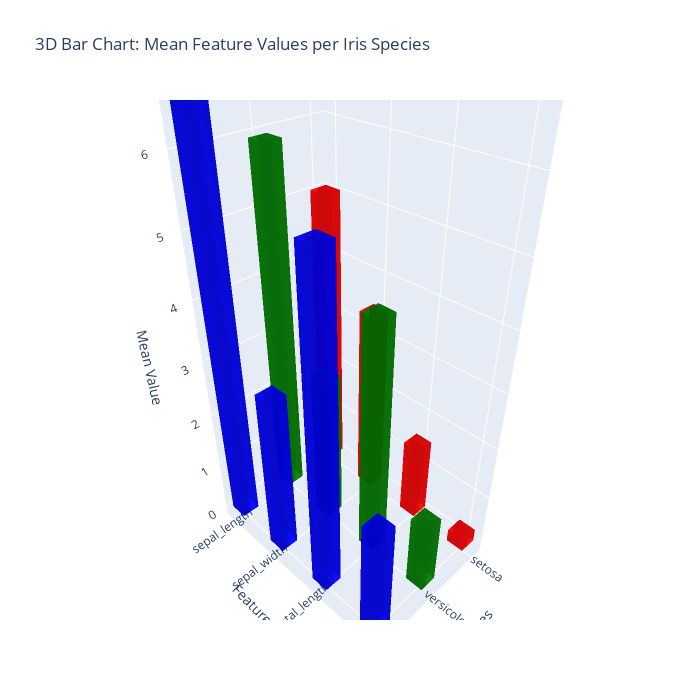

Notebook cell for this chart:
### Code cell
import numpy as np
import pandas as pd
import plotly.graph_objects as go
import seaborn as sns

# Load the Iris dataset and compute mean values per species for each feature
# iris = sns.load_dataset("iris")
features = ['sepal_length', 'sepal_width', 'petal_length', 'petal_width']
species = iris['species'].unique()
group_means = iris.groupby('species')[features].mean()

# Define colors for each species
colors = {'setosa': 'red', 'versicolor': 'green', 'virginica': 'blue'}

# Set bar dimensions in x and y directions
dx, dy = 0.3, 0.3

traces = []
for i, sp in enumerate(species):
    for j, feat in enumerate(features):
        height = group_means.loc[sp, feat]
        # Define base coordinates for the bar (centered at (i, j))
        x0, x1 = i - dx/2, i + dx/2
        y0, y1 = j - dy/2, j + dy/2
        # Define the 8 vertices of the bar
        vertices = np.array([
            [x0, y0, 0], [x1, y0, 0], [x1, y1, 0], [x0, y1, 0],
            [x0, y0, height], [x1, y0, height], [x1, y1, height], [x0, y1, height]
        ])
        # Define faces by splitting each rectangular face into two triangles
        faces = [[0, 1, 2], [0, 2, 3],  # bottom
                 [4, 5, 6], [4, 6, 7],  # top
                 [0, 1, 5], [0, 5, 4],  # front
                 [1, 2, 6], [1, 6, 5],  # right
                 [2, 3, 7], [2, 7, 6],  # back
                 [3, 0, 4], [3, 4, 7]]  # left
        i_faces, j_faces, k_faces = zip(*faces)
        # Create a Mesh3d trace for the bar
        traces.append(go.Mesh3d(
            x=vertices[:, 0],
            y=vertices[:, 1],
            z=vertices[:, 2],
            i=i_faces, j=j_faces, k=k_faces,
            color=colors[sp],
            opacity=0.8,
            name=f"{sp} - {feat}"
        ))

# Build and update the figure layout
fig = go.Figure(data=traces)
fig.update_layout(
    title="3D Bar Chart: Mean Feature Values per Iris Species",
    scene=dict(
        xaxis=dict(title="Species", tickvals=list(range(len(species))), ticktext=list(species)),
        yaxis=dict(title="Features", tickvals=list(range(len(features))), ticktext=features),
        zaxis=dict(title="Mean Value")
    ),
    width=700,
    height=700
)

fig.show()

### Figure 1 — Plotly figure (JSON) as saved in the notebook; plotly's stock layout.template omitted (floating-point values rounded to 4 significant figures)
{"data": [{"color": "red", "i": [0, 0, 4, 4, 0, 0, 1, 1, 2, 2, 3, 3], "j": [1, 2, 5, 6, 1, 5, 2, 6, 3, 7, 0, 4], "k": [2, 3, 6, 7, 5, 4, 6, 5, 7, 6, 4, 7], "name": "setosa - sepal_length", "opacity": 0.8, "type": "mesh3d", "x": [-0.15, 0.15, 0.15, -0.15, -0.15, 0.15, 0.15, -0.15], "y": [-0.15, -0.15, 0.15, 0.15, -0.15, -0.15, 0.15, 0.15], "z": [0, 0, 0, 0, 5.006, 5.006, 5.006, 5.006]}, {"color": "red", "i": [0, 0, 4, 4, 0, 0, 1, 1, 2, 2, 3, 3], "j": [1, 2, 5, 6, 1, 5, 2, 6, 3, 7, 0, 4], "k": [2, 3, 6, 7, 5, 4, 6, 5, 7, 6, 4, 7], "name": "setosa - sepal_width", "opacity": 0.8, "type": "mesh3d", "x": [-0.15, 0.15, 0.15, -0.15, -0.15, 0.15, 0.15, -0.15], "y": [0.85, 0.85, 1.15, 1.15, 0.85, 0.85, 1.15, 1.15], "z": [0, 0, 0, 0, 3.428, 3.428, 3.428, 3.428]}, {"color": "red", "i": [0, 0, 4, 4, 0, 0, 1, 1, 2, 2, 3, 3], "j": [1, 2, 5, 6, 1, 5, 2, 6, 3, 7, 0, 4], "k": [2, 3, 6, 7, 5, 4, 6, 5, 7, 6, 4, 7], "name": "setosa - petal_length", "opacity": 0.8, "type": "mesh3d", "x": [-0.15, 0.15, 0.15, -0.15, -0.15, 0.15, 0.15, -0.15], "y": [1.85, 1.85, 2.15, 2.15, 1.85, 1.85, 2.15, 2.15], "z": [0, 0, 0, 0, 1.462, 1.462, 1.462, 1.462]}, {"color": "red", "i": [0, 0, 4, 4, 0, 0, 1, 1, 2, 2, 3, 3], "j": [1, 2, 5, 6, 1, 5, 2, 6, 3, 7, 0, 4], "k": [2, 3, 6, 7, 5, 4, 6, 5, 7, 6, 4, 7], "name": "setosa - petal_width", "opacity": 0.8, "type": "mesh3d", "x": [-0.15, 0.15, 0.15, -0.15, -0.15, 0.15, 0.15, -0.15], "y": [2.85, 2.85, 3.15, 3.15, 2.85, 2.85, 3.15, 3.15], "z": [0, 0, 0, 0, 0.246, 0.246, 0.246, 0.246]}, {"color": "green", "i": [0, 0, 4, 4, 0, 0, 1, 1, 2, 2, 3, 3], "j": [1, 2, 5, 6, 1, 5, 2, 6, 3, 7, 0, 4], "k": [2, 3, 6, 7, 5, 4, 6, 5, 7, 6, 4, 7], "name": "versicolor - sepal_length", "opacity": 0.8, "type": "mesh3d", "x": [0.85, 1.15, 1.15, 0.85, 0.85, 1.15, 1.15, 0.85], "y": [-0.15, -0.15, 0.15, 0.15, -0.15, -0.15, 0.15, 0.15], "z": [0, 0, 0, 0, 5.936, 5.936, 5.936, 5.936]}, {"color": "green", "i": [0, 0, 4, 4, 0, 0, 1, 1, 2, 2, 3, 3], "j": [1, 2, 5, 6, 1, 5, 2, 6, 3, 7, 0, 4], "k": [2, 3, 6, 7, 5, 4, 6, 5, 7, 6, 4, 7], "name": "versicolor - sepal_width", "opacity": 0.8, "type": "mesh3d", "x": [0.85, 1.15, 1.15, 0.85, 0.85, 1.15, 1.15, 0.85], "y": [0.85, 0.85, 1.15, 1.15, 0.85, 0.85, 1.15, 1.15], "z": [0, 0, 0, 0, 2.77, 2.77, 2.77, 2.77]}, {"color": "green", "i": [0, 0, 4, 4, 0, 0, 1, 1, 2, 2, 3, 3], "j": [1, 2, 5, 6, 1, 5, 2, 6, 3, 7, 0, 4], "k": [2, 3, 6, 7, 5, 4, 6, 5, 7, 6, 4, 7], "name": "versicolor - petal_length", "opacity": 0.8, "type": "mesh3d", "x": [0.85, 1.15, 1.15, 0.85, 0.85, 1.15, 1.15, 0.85], "y": [1.85, 1.85, 2.15, 2.15, 1.85, 1.85, 2.15, 2.15], "z": [0, 0, 0, 0, 4.26, 4.26, 4.26, 4.26]}, {"color": "green", "i": [0, 0, 4, 4, 0, 0, 1, 1, 2, 2, 3, 3], "j": [1, 2, 5, 6, 1, 5, 2, 6, 3, 7, 0, 4], "k": [2, 3, 6, 7, 5, 4, 6, 5, 7, 6, 4, 7], "name": "versicolor - petal_width", "opacity": 0.8, "type": "mesh3d", "x": [0.85, 1.15, 1.15, 0.85, 0.85, 1.15, 1.15, 0.85], "y": [2.85, 2.85, 3.15, 3.15, 2.85, 2.85, 3.15, 3.15], "z": [0, 0, 0, 0, 1.326, 1.326, 1.326, 1.326]}, {"color": "blue", "i": [0, 0, 4, 4, 0, 0, 1, 1, 2, 2, 3, 3], "j": [1, 2, 5, 6, 1, 5, 2, 6, 3, 7, 0, 4], "k": [2, 3, 6, 7, 5, 4, 6, 5, 7, 6, 4, 7], "name": "virginica - sepal_length", "opacity": 0.8, "type": "mesh3d", "x": [1.85, 2.15, 2.15, 1.85, 1.85, 2.15, 2.15, 1.85], "y": [-0.15, -0.15, 0.15, 0.15, -0.15, -0.15, 0.15, 0.15], "z": [0, 0, 0, 0, 6.588, 6.588, 6.588, 6.588]}, {"color": "blue", "i": [0, 0, 4, 4, 0, 0, 1, 1, 2, 2, 3, 3], "j": [1, 2, 5, 6, 1, 5, 2, 6, 3, 7, 0, 4], "k": [2, 3, 6, 7, 5, 4, 6, 5, 7, 6, 4, 7], "name": "virginica - sepal_width", "opacity": 0.8, "type": "mesh3d", "x": [1.85, 2.15, 2.15, 1.85, 1.85, 2.15, 2.15, 1.85], "y": [0.85, 0.85, 1.15, 1.15, 0.85, 0.85, 1.15, 1.15], "z": [0, 0, 0, 0, 2.974, 2.974, 2.974, 2.974]}, {"color": "blue", "i": [0, 0, 4, 4, 0, 0, 1, 1, 2, 2, 3, 3], "j": [1, 2, 5, 6, 1, 5, 2, 6, 3, 7, 0, 4], "k": [2, 3, 6, 7, 5, 4, 6, 5, 7, 6, 4, 7], "name": "virginica - petal_length", "opacity": 0.8, "type": "mesh3d", "x": [1.85, 2.15, 2.15, 1.85, 1.85, 2.15, 2.15, 1.85], "y": [1.85, 1.85, 2.15, 2.15, 1.85, 1.85, 2.15, 2.15], "z": [0, 0, 0, 0, 5.552, 5.552, 5.552, 5.552]}, {"color": "blue", "i": [0, 0, 4, 4, 0, 0, 1, 1, 2, 2, 3, 3], "j": [1, 2, 5, 6, 1, 5, 2, 6, 3, 7, 0, 4], "k": [2, 3, 6, 7, 5, 4, 6, 5, 7, 6, 4, 7], "name": "virginica - petal_width", "opacity": 0.8, "type": "mesh3d", "x": [1.85, 2.15, 2.15, 1.85, 1.85, 2.15, 2.15, 1.85], "y": [2.85, 2.85, 3.15, 3.15, 2.85, 2.85, 3.15, 3.15], "z": [0, 0, 0, 0, 2.026, 2.026, 2.026, 2.026]}], "layout": {"height": 700, "scene": {"aspectmode": "auto", "aspectratio": {"x": 0.6243, "y": 0.8957, "z": 1.788}, "xaxis": {"ticktext": ["setosa", "versicolor", "virginica"], "tickvals": [0, 1, 2], "title": {"text": "Species"}, "type": "linear"}, "yaxis": {"ticktext": ["sepal_length", "sepal_width", "petal_length", "petal_width"], "tickvals": [0, 1, 2, 3], "title": {"text": "Features"}, "type": "linear"}, "zaxis": {"title": {"text": "Mean Value"}, "type": "linear"}}, "title": {"text": "3D Bar Chart: Mean Feature Values per Iris Species"}, "width": 700}}
